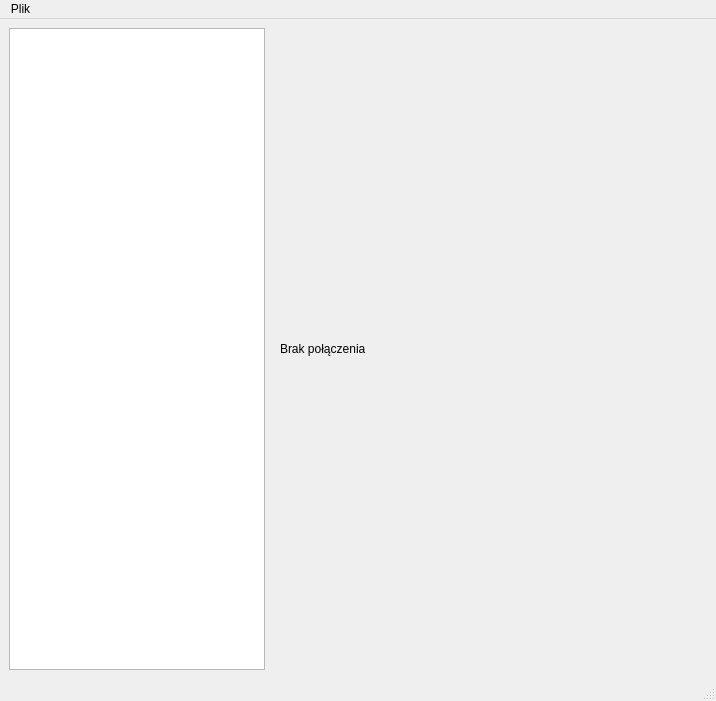
<?xml version="1.0" encoding="UTF-8"?>
<ui version="4.0">
 <class>MainWindow</class>
 <widget class="QMainWindow" name="MainWindow">
  <property name="geometry">
   <rect>
    <x>0</x>
    <y>0</y>
    <width>716</width>
    <height>701</height>
   </rect>
  </property>
  <property name="windowTitle">
   <string>IdleGrid Administration Tool</string>
  </property>
  <widget class="QWidget" name="centralwidget">
   <layout class="QHBoxLayout" name="horizontalLayout">
    <item>
     <widget class="QListWidget" name="clientList">
      <property name="sizePolicy">
       <sizepolicy hsizetype="Maximum" vsizetype="Expanding">
        <horstretch>0</horstretch>
        <verstretch>0</verstretch>
       </sizepolicy>
      </property>
     </widget>
    </item>
    <item>
     <widget class="QStackedWidget" name="stackedWidget">
      <property name="currentIndex">
       <number>2</number>
      </property>
      <widget class="QWidget" name="clientPage">
       <layout class="QVBoxLayout" name="verticalLayout_6">
        <item>
         <widget class="QTabWidget" name="clientTabWidget">
          <property name="enabled">
           <bool>true</bool>
          </property>
          <property name="currentIndex">
           <number>0</number>
          </property>
          <widget class="QWidget" name="infoTab">
           <attribute name="title">
            <string>Informacje</string>
           </attribute>
           <layout class="QVBoxLayout" name="verticalLayout_2">
            <item>
             <widget class="QGroupBox" name="groupBox_4">
              <property name="title">
               <string>Informacje o kliencie</string>
              </property>
              <layout class="QFormLayout" name="formLayout">
               <item row="0" column="0">
                <widget class="QLabel" name="label_20">
                 <property name="text">
                  <string>Wersja:</string>
                 </property>
                </widget>
               </item>
               <item row="0" column="1">
                <widget class="QLabel" name="clientVersion">
                 <property name="text">
                  <string>version</string>
                 </property>
                </widget>
               </item>
               <item row="1" column="0">
                <widget class="QLabel" name="label_22">
                 <property name="text">
                  <string>Identyfikator:</string>
                 </property>
                </widget>
               </item>
               <item row="1" column="1">
                <widget class="QLabel" name="machineId">
                 <property name="text">
                  <string>machineId</string>
                 </property>
                </widget>
               </item>
               <item row="2" column="0">
                <widget class="QLabel" name="label_26">
                 <property name="text">
                  <string>Numer sesji:</string>
                 </property>
                </widget>
               </item>
               <item row="2" column="1">
                <widget class="QLabel" name="sessionId">
                 <property name="text">
                  <string>sessionId</string>
                 </property>
                </widget>
               </item>
              </layout>
             </widget>
            </item>
            <item>
             <widget class="QGroupBox" name="groupBox">
              <property name="title">
               <string>System</string>
              </property>
              <layout class="QFormLayout" name="formLayout_2">
               <item row="0" column="0">
                <widget class="QLabel" name="label">
                 <property name="text">
                  <string>System:</string>
                 </property>
                </widget>
               </item>
               <item row="0" column="1">
                <widget class="QLabel" name="system">
                 <property name="text">
                  <string>system</string>
                 </property>
                </widget>
               </item>
               <item row="1" column="0">
                <widget class="QLabel" name="label_5">
                 <property name="text">
                  <string>Nazwa komputera:</string>
                 </property>
                </widget>
               </item>
               <item row="1" column="1">
                <widget class="QLabel" name="node">
                 <property name="text">
                  <string>node</string>
                 </property>
                </widget>
               </item>
               <item row="2" column="0">
                <widget class="QLabel" name="label_9">
                 <property name="text">
                  <string>Wydanie:</string>
                 </property>
                </widget>
               </item>
               <item row="2" column="1">
                <widget class="QLabel" name="release">
                 <property name="text">
                  <string>release</string>
                 </property>
                </widget>
               </item>
               <item row="3" column="0">
                <widget class="QLabel" name="label_13">
                 <property name="text">
                  <string>Wersja</string>
                 </property>
                </widget>
               </item>
               <item row="3" column="1">
                <widget class="QLabel" name="version">
                 <property name="text">
                  <string>version</string>
                 </property>
                </widget>
               </item>
               <item row="4" column="0">
                <widget class="QLabel" name="label_16">
                 <property name="text">
                  <string>Architektura:</string>
                 </property>
                </widget>
               </item>
               <item row="4" column="1">
                <widget class="QLabel" name="machine">
                 <property name="text">
                  <string>machine</string>
                 </property>
                </widget>
               </item>
               <item row="5" column="0">
                <widget class="QLabel" name="label_18">
                 <property name="text">
                  <string>Procesor:</string>
                 </property>
                </widget>
               </item>
               <item row="5" column="1">
                <widget class="QLabel" name="processor">
                 <property name="text">
                  <string>processor</string>
                 </property>
                </widget>
               </item>
              </layout>
             </widget>
            </item>
            <item>
             <widget class="QGroupBox" name="groupBox_2">
              <property name="title">
               <string>Zasoby</string>
              </property>
              <layout class="QFormLayout" name="formLayout_4">
               <item row="0" column="0">
                <widget class="QLabel" name="label_8">
                 <property name="text">
                  <string>Wolna pamięć:</string>
                 </property>
                </widget>
               </item>
               <item row="0" column="1">
                <widget class="QLabel" name="memoryFree">
                 <property name="text">
                  <string>memoryFree</string>
                 </property>
                </widget>
               </item>
               <item row="1" column="0">
                <widget class="QLabel" name="label_10">
                 <property name="text">
                  <string>Pamięć dostępna:</string>
                 </property>
                </widget>
               </item>
               <item row="1" column="1">
                <widget class="QLabel" name="totalMemory">
                 <property name="text">
                  <string>totalMemory</string>
                 </property>
                </widget>
               </item>
               <item row="2" column="0">
                <widget class="QLabel" name="label_12">
                 <property name="text">
                  <string>Użycie procesora:</string>
                 </property>
                </widget>
               </item>
               <item row="2" column="1">
                <widget class="QLabel" name="cpuUsage">
                 <property name="text">
                  <string>cpuUsage</string>
                 </property>
                </widget>
               </item>
               <item row="3" column="0">
                <widget class="QLabel" name="label_14">
                 <property name="text">
                  <string>Wolne miejsce na /:</string>
                 </property>
                </widget>
               </item>
               <item row="3" column="1">
                <widget class="QLabel" name="diskFree">
                 <property name="text">
                  <string>diskFree</string>
                 </property>
                </widget>
               </item>
               <item row="4" column="0">
                <widget class="QLabel" name="label_24">
                 <property name="text">
                  <string>Aktualny czas:</string>
                 </property>
                </widget>
               </item>
               <item row="4" column="1">
                <widget class="QLabel" name="actualTime">
                 <property name="text">
                  <string>actualTime</string>
                 </property>
                </widget>
               </item>
              </layout>
             </widget>
            </item>
            <item>
             <spacer name="verticalSpacer">
              <property name="orientation">
               <enum>Qt::Vertical</enum>
              </property>
              <property name="sizeHint" stdset="0">
               <size>
                <width>20</width>
                <height>40</height>
               </size>
              </property>
             </spacer>
            </item>
           </layout>
          </widget>
          <widget class="QWidget" name="jobsTab">
           <attribute name="title">
            <string>Zadania</string>
           </attribute>
           <layout class="QVBoxLayout" name="verticalLayout">
            <item>
             <widget class="QTableWidget" name="jobsClientList">
              <property name="editTriggers">
               <set>QAbstractItemView::NoEditTriggers</set>
              </property>
              <property name="tabKeyNavigation">
               <bool>false</bool>
              </property>
              <property name="showDropIndicator" stdset="0">
               <bool>false</bool>
              </property>
              <property name="dragDropOverwriteMode">
               <bool>true</bool>
              </property>
              <property name="selectionMode">
               <enum>QAbstractItemView::SingleSelection</enum>
              </property>
              <property name="selectionBehavior">
               <enum>QAbstractItemView::SelectRows</enum>
              </property>
              <property name="showGrid">
               <bool>false</bool>
              </property>
              <property name="cornerButtonEnabled">
               <bool>true</bool>
              </property>
              <attribute name="horizontalHeaderStretchLastSection">
               <bool>true</bool>
              </attribute>
              <column>
               <property name="text">
                <string>Identyfikator</string>
               </property>
              </column>
              <column>
               <property name="text">
                <string>Status</string>
               </property>
              </column>
             </widget>
            </item>
            <item>
             <layout class="QHBoxLayout" name="horizontalLayout_2">
              <item>
               <widget class="QPushButton" name="startClientJob">
                <property name="enabled">
                 <bool>false</bool>
                </property>
                <property name="text">
                 <string>Uruchom</string>
                </property>
               </widget>
              </item>
              <item>
               <widget class="QPushButton" name="stopClientJob">
                <property name="enabled">
                 <bool>false</bool>
                </property>
                <property name="text">
                 <string>Zatrzymaj</string>
                </property>
               </widget>
              </item>
              <item>
               <widget class="QPushButton" name="removeClientJob">
                <property name="enabled">
                 <bool>false</bool>
                </property>
                <property name="text">
                 <string>Usuń</string>
                </property>
               </widget>
              </item>
              <item>
               <spacer name="horizontalSpacer">
                <property name="orientation">
                 <enum>Qt::Horizontal</enum>
                </property>
                <property name="sizeHint" stdset="0">
                 <size>
                  <width>40</width>
                  <height>20</height>
                 </size>
                </property>
               </spacer>
              </item>
              <item>
               <widget class="QPushButton" name="newClientJob">
                <property name="text">
                 <string>Nowe</string>
                </property>
               </widget>
              </item>
             </layout>
            </item>
           </layout>
          </widget>
          <widget class="QWidget" name="actionsTab">
           <attribute name="title">
            <string>Akcje</string>
           </attribute>
           <layout class="QVBoxLayout" name="verticalLayout_5">
            <item>
             <widget class="QCommandLinkButton" name="closeClient">
              <property name="text">
               <string>Zamknij klienta</string>
              </property>
             </widget>
            </item>
            <item>
             <widget class="QCommandLinkButton" name="shutdownClient">
              <property name="text">
               <string>Wyłącz komputer klienta</string>
              </property>
             </widget>
            </item>
            <item>
             <spacer name="verticalSpacer_2">
              <property name="orientation">
               <enum>Qt::Vertical</enum>
              </property>
              <property name="sizeHint" stdset="0">
               <size>
                <width>20</width>
                <height>40</height>
               </size>
              </property>
             </spacer>
            </item>
           </layout>
          </widget>
         </widget>
        </item>
       </layout>
      </widget>
      <widget class="QWidget" name="gridPage">
       <layout class="QVBoxLayout" name="verticalLayout_4">
        <item>
         <widget class="QTabWidget" name="gridTabWidget">
          <property name="currentIndex">
           <number>0</number>
          </property>
          <widget class="QWidget" name="info">
           <attribute name="title">
            <string>Informacje</string>
           </attribute>
           <layout class="QVBoxLayout" name="verticalLayout_7">
            <item>
             <widget class="QGroupBox" name="groupBox_3">
              <property name="title">
               <string>Informacje o połączeniu</string>
              </property>
              <layout class="QGridLayout" name="gridLayout">
               <item row="0" column="0">
                <layout class="QFormLayout" name="formLayout_3">
                 <property name="fieldGrowthPolicy">
                  <enum>QFormLayout::AllNonFixedFieldsGrow</enum>
                 </property>
                 <item row="0" column="0">
                  <widget class="QLabel" name="label_3">
                   <property name="text">
                    <string>Serwer:</string>
                   </property>
                  </widget>
                 </item>
                 <item row="0" column="1">
                  <widget class="QLabel" name="serverHost">
                   <property name="text">
                    <string>serverHost</string>
                   </property>
                  </widget>
                 </item>
                 <item row="1" column="0">
                  <widget class="QLabel" name="label_7">
                   <property name="text">
                    <string>Ilość klientów</string>
                   </property>
                  </widget>
                 </item>
                 <item row="1" column="1">
                  <widget class="QLabel" name="clientCount">
                   <property name="text">
                    <string>clientCount</string>
                   </property>
                  </widget>
                 </item>
                </layout>
               </item>
              </layout>
             </widget>
            </item>
           </layout>
          </widget>
          <widget class="QWidget" name="actionsTab">
           <attribute name="title">
            <string>Zadania</string>
           </attribute>
           <layout class="QVBoxLayout" name="verticalLayout_8">
            <item>
             <widget class="QTableWidget" name="serverJobList">
              <property name="editTriggers">
               <set>QAbstractItemView::NoEditTriggers</set>
              </property>
              <property name="selectionMode">
               <enum>QAbstractItemView::SingleSelection</enum>
              </property>
              <property name="selectionBehavior">
               <enum>QAbstractItemView::SelectRows</enum>
              </property>
              <attribute name="horizontalHeaderStretchLastSection">
               <bool>true</bool>
              </attribute>
              <column>
               <property name="text">
                <string>Identyfikator</string>
               </property>
              </column>
              <column>
               <property name="text">
                <string>Status</string>
               </property>
              </column>
             </widget>
            </item>
            <item>
             <layout class="QHBoxLayout" name="horizontalLayout_3">
              <item>
               <widget class="QPushButton" name="startServerJob">
                <property name="enabled">
                 <bool>false</bool>
                </property>
                <property name="text">
                 <string>Uruchom</string>
                </property>
               </widget>
              </item>
              <item>
               <widget class="QPushButton" name="stopServerJob">
                <property name="enabled">
                 <bool>false</bool>
                </property>
                <property name="text">
                 <string>Zatrzymaj</string>
                </property>
               </widget>
              </item>
              <item>
               <widget class="QPushButton" name="removeServerJob">
                <property name="enabled">
                 <bool>false</bool>
                </property>
                <property name="text">
                 <string>Usuń</string>
                </property>
               </widget>
              </item>
              <item>
               <spacer name="horizontalSpacer_2">
                <property name="orientation">
                 <enum>Qt::Horizontal</enum>
                </property>
                <property name="sizeHint" stdset="0">
                 <size>
                  <width>40</width>
                  <height>20</height>
                 </size>
                </property>
               </spacer>
              </item>
              <item>
               <widget class="QPushButton" name="newServerJob">
                <property name="text">
                 <string>Nowe</string>
                </property>
               </widget>
              </item>
             </layout>
            </item>
           </layout>
          </widget>
         </widget>
        </item>
       </layout>
      </widget>
      <widget class="QWidget" name="nothingPage">
       <layout class="QVBoxLayout" name="verticalLayout_3">
        <item>
         <widget class="QLabel" name="label_2">
          <property name="text">
           <string>Brak połączenia</string>
          </property>
         </widget>
        </item>
       </layout>
      </widget>
     </widget>
    </item>
   </layout>
  </widget>
  <widget class="QMenuBar" name="menubar">
   <property name="geometry">
    <rect>
     <x>0</x>
     <y>0</y>
     <width>716</width>
     <height>25</height>
    </rect>
   </property>
   <widget class="QMenu" name="menuPlik">
    <property name="title">
     <string>Plik</string>
    </property>
    <addaction name="actionConnect"/>
    <addaction name="actionDisconnect"/>
    <addaction name="separator"/>
    <addaction name="actionExit"/>
   </widget>
   <addaction name="menuPlik"/>
  </widget>
  <widget class="QStatusBar" name="statusbar">
   <property name="statusTip">
    <string/>
   </property>
  </widget>
  <action name="actionExit">
   <property name="text">
    <string>&amp;Zakończ</string>
   </property>
   <property name="shortcut">
    <string>Ctrl+X</string>
   </property>
  </action>
  <action name="actionConnect">
   <property name="text">
    <string>&amp;Połącz</string>
   </property>
   <property name="shortcut">
    <string>Ctrl+P</string>
   </property>
  </action>
  <action name="actionDisconnect">
   <property name="enabled">
    <bool>false</bool>
   </property>
   <property name="text">
    <string>&amp;Rozłącz</string>
   </property>
   <property name="shortcut">
    <string>Ctrl+R</string>
   </property>
  </action>
 </widget>
 <resources/>
 <connections>
  <connection>
   <sender>actionExit</sender>
   <signal>triggered()</signal>
   <receiver>MainWindow</receiver>
   <slot>close()</slot>
   <hints>
    <hint type="sourcelabel">
     <x>-1</x>
     <y>-1</y>
    </hint>
    <hint type="destinationlabel">
     <x>350</x>
     <y>314</y>
    </hint>
   </hints>
  </connection>
 </connections>
</ui>
